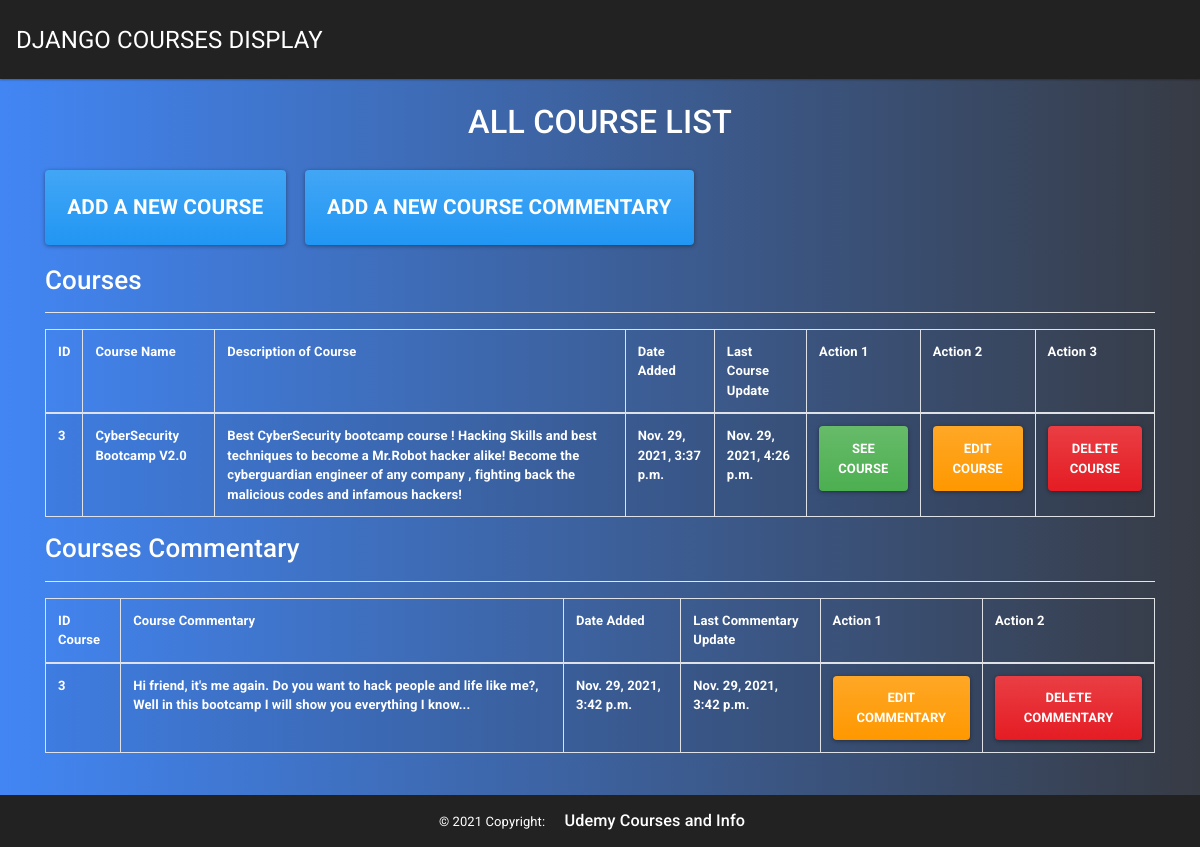
The page / on the database its author committed.
### course_app/models.py (models this page shows, shortened)
class Course(models.Model):
    name = models.CharField(max_length=255)
    desc = models.TextField(default='Type the Course Description Here')
    created_at = models.DateTimeField(auto_now_add=True)
    updated_at = models.DateTimeField(auto_now=True)
    objects = CourseManager()

class Description(models.Model):
    course_desc = models.OneToOneField(
        Course, on_delete=models.CASCADE, primary_key=True)
    comments = models.TextField(default='Type the Course Comments Here')
    created_at = models.DateTimeField(auto_now_add=True)
    updated_at = models.DateTimeField(auto_now=True)
    objects = DescriptionManager()

### course_app/views.py (the view)
# urls.py: path('', index),
def index(request):
    data = {
        "all_courses": Course.objects.all(),
        "all_descriptions": Description.objects.all()
    }
    return render(request, "index.html", data)

### course_app/templates/index.html (shortened to what this page needs)
{% extends "base.html" %} {% block body %}
<div>
  <h1>ALL COURSE LIST</h1>
  <br />
  <a class="btn btn-primary mr-md-3 mb-2 mb-md-0" href="/add_course"
    >Add a New Course</a
  >
  <a class="btn btn-primary mr-md-3 mb-2 mb-md-0" href="/add_comments"
    >Add a New Course Commentary</a
  >
  <br />
  <br />
  <h2>Courses</h2>
  <table class="table table-striped table-bordered">
    <thead class="thead-light">
      <tr>
        <td>ID</td>
        <td>Course Name</td>
        <td>Description of Course</td>
        <td>Date Added</td>
        <td>Last Course Update</td>
        <td>Action 1</td>
        <td>Action 2</td>
        <td>Action 3</td>
      </tr>
    </thead>
    <tbody>
      {% for course in all_courses %}
      <tr>
        <td>{{ course.id }}</td>
        <td>{{ course.name }}</td>
        <td>{{ course.desc }}</td>
        <td>{{ course.created_at }}</td>
        <td>{{ course.updated_at }}</td>
        <td>
          <a class="btn btn-success" href="/course/{{ course.id }}"
            >See Course</a
          >
        </td>
        <td>
          <a class="btn btn-warning" href="/edit/{{ course.id }}"
            >Edit Course</a
          >
        </td>
        <td>
          <a class="btn btn-danger btn-delete1" href="/delete/{{ course.id }}"
            >Delete Course</a
          >
        </td>
      </tr>
      {% endfor %}
      <hr />
    </tbody>
  </table>
</div>
<div>
  <h2>Courses Commentary</h2>
  <table class="table table-striped table-bordered">
    <thead class="thead-light">
      <tr>
        <td>ID Course</td>
        <td>Course Commentary</td>
        <td>Date Added</td>
        <td>Last Commentary Update</td>
        <td>Action 1</td>
        <td>Action 2</td>
      </tr>
    </thead>
    <tbody>
      {% for description in all_descriptions %}
      <tr>
        <td>{{ description.course_desc_id }}</td>
        <td>{{ description.comments }}</td>
        <td>{{ description.created_at }}</td>
        <td>{{ description.updated_at }}</td>
        <td>
          <a class="btn btn-warning" href="/edit/{{ description.id }}"
            >Edit Commentary</a
          >
        </td>
        <td>
          <a
            class="btn btn-danger btn-delete2"
            href="/delete/{{ description.course_desc_id }}"
            >Delete Commentary</a
          >
        </td>
      </tr>
      {% endfor %}
      <hr />
    </tbody>
  </table>
</div>
{% endblock %}

### course_app/templates/base.html (shortened to what this page needs)
<!DOCTYPE html>
<html lang="en">
  <head>
    <link
      rel="stylesheet"
      href="https://bootswatch.com/4/materia/bootstrap.min.css"
    />
    {% load static %}
    <link rel="stylesheet" href="{% static 'css/main.css' %}" />
  </head>
  <body>
    <nav class="navbar navbar-dark bg-dark">
      <a class="navbar-brand" href="/">DJANGO COURSES DISPLAY</a>
    </nav>
    <div class="container pt-4">{% block body %} {% endblock %}</div>
    <br />
    <br />
    <br />
    <br />
    <footer class="bg-dark text-center text-lg-start text-white fixed-bottom">
      <div class="text-center p-3">
        © 2021 Copyright:
        <a
          class="text-white p-3 h5"
          href="https://www.udemy.com/courses/search/?lang=en&q=python&sort=relevance&src=ukw"
          >Udemy Courses and Info</a
        >
      </div>
    </footer>
  </body>
</html>

### course_app/static/css/main.css (style rules this page uses)
body { background: #373B44; background: -webkit-linear-gradient(to right, #4286f4, #373B44); background: linear-gradient(to right, #4286f4, #373B44); }
h1 { color: white; text-align: center; }
h2 { color: white; }
hr { background-color: white; }
table td { color: white; font-weight: bold; }
.btn { font-weight: bold; }
.btn-primary { font-size: 160%; padding: 2%; }

### rows shown on the page
Course: id "3", name "CyberSecurity Bootcamp V2.0", desc "Best CyberSecurity bootcamp course ! Hacking Skills and best techniques to become a Mr.Robot hacker alike! Become the cyberguardian engineer of any company , fighting back the malicious codes and infamous hackers!", created_at "Nov. 29, 2021, 3:37 p.m.", updated_at "Nov. 29, 2021, 4:26 p.m."
Description: course_desc_id "3", comments "Hi friend, it's me again. Do you want to hack people and life like me?, Well in this bootcamp I will show you everything I know...", created_at "Nov. 29, 2021, 3:42 p.m.", updated_at "Nov. 29, 2021, 3:42 p.m."
